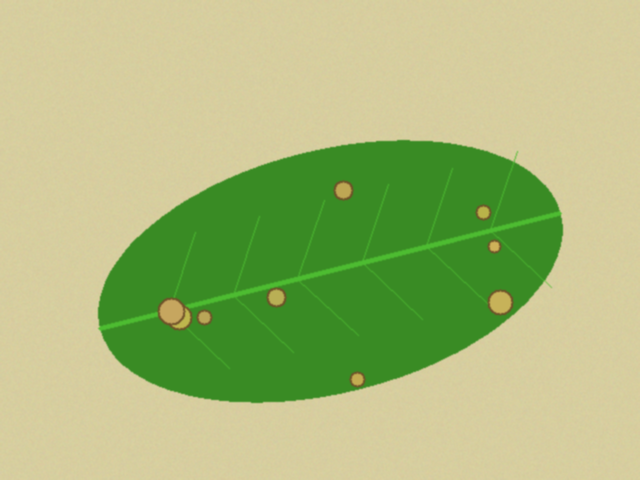
#> input picture data/sintetis/bersih/teh_041.png, 640 x 480 px, found by its file name
$ jupyter execute --allow-errors B3_histogram.ipynb
#> lines starting #> are read from the running program, lines starting #| are printed output that depends on the picture
### src/utils_cv.py
import cv2
import numpy as np
import matplotlib.pyplot as plt

def baca(path):
#> called with path = 'data/sintetis/citra/teh_041.png'
    img = cv2.imread(path)
#> img is the input picture: shape (480, 640, 3); mean B, G, R 122.8, 186.4, 169.2
    if img is None:
        raise FileNotFoundError(f"Citra tidak ditemukan: {path}")
    return img

def tampil(daftar, judul, baris=1, ukuran=(14, 4)):
    kolom = int(np.ceil(len(daftar) / baris))
    plt.figure(figsize=ukuran)
    for i, (im, jd) in enumerate(zip(daftar, judul)):
        plt.subplot(baris, kolom, i + 1)
        if im.ndim == 3:
            plt.imshow(cv2.cvtColor(im, cv2.COLOR_BGR2RGB))
        else:
            plt.imshow(im, cmap="gray", vmin=0, vmax=255)
        plt.title(jd)
        plt.axis("off")
    plt.tight_layout()

def kontras_bercak(kanal, mask_daun, mask_bercak):
    k = kanal.astype(np.float64)
    sehat = (mask_daun > 0) & (mask_bercak == 0)
    bercak = mask_bercak > 0
    if bercak.sum() == 0:
        return float("nan")
    return abs(k[bercak].mean() - k[sehat].mean()) / (k[sehat].std() + 1e-6)

def statistik(gray):
    return {
        "rerata": round(float(gray.mean()), 1),
        "simpangan_baku": round(float(gray.std()), 1),
        "min": int(gray.min()),
        "maks": int(gray.max()),
        "persen_gelap": round(100 * float((gray < 50).mean()), 1),
        "persen_terang": round(100 * float((gray > 205).mean()), 1)
    }

### notebook/B3_histogram.ipynb
### **BAGIAN 3 : HISTOGRAM DAN PERBAIKAN CITRA**

---

Tujuan bagian: membaca mutu citra dari histogram, menerapkan operasi titik serta
ekualisasi, dan memilih perbaikan yang benar-benar membantu pemisahan bercak, bukan
sekadar membuat citra tampak lebih indah.

[cell 1]
from google.colab import drive
import os
import sys

drive.mount('/content/drive')
BASE_DIR = "/content/drive/MyDrive/simuteh-1032"
os.chdir(BASE_DIR)
sys.path.append(os.path.join(BASE_DIR, "src"))

import cv2
import numpy as np
import pandas as pd
import matplotlib.pyplot as plt
from utils_cv import baca, tampil, kontras_bercak, statistik

[cell 2]
# 3.2 Diagnosis Mutu Citra 5 Kondisi Cahaya
from utils_cv import statistik, baca
import cv2
import pandas as pd
import matplotlib.pyplot as plt

# 1. Daftar 5 citra beda kondisi (Kelas Berat) dan 5 citra Kelas Ringan
citra_berat = ["teh_041.png", "teh_042.png", "teh_043.png", "teh_044.png", "teh_045.png"]
citra_ringan = ["teh_021.png", "teh_022.png", "teh_023.png", "teh_024.png", "teh_025.png"]

data_tabel = []

# --- PLOT HISTOGRAM KELAS BERAT (5 KONDISI CAHAYA) ---
plt.figure(figsize=(12, 5))
plt.subplot(1, 2, 1)
for nama in citra_berat:
    gray = cv2.cvtColor(baca(f"data/sintetis/citra/{nama}"), cv2.COLOR_BGR2GRAY)
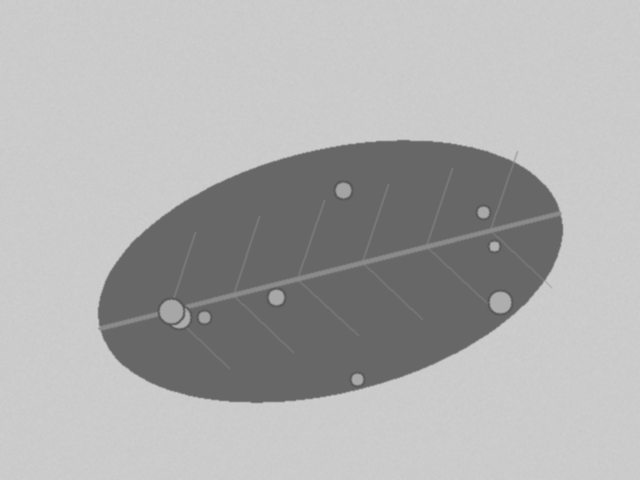
#> gray: shape (480, 640); min 85, max 207, mean 174.1
    stat = statistik(gray)
#> stat = {'rerata': 174.1, 'simpangan_baku': 44.7, 'min': 85, 'maks': 207, 'persen_gelap': 0, 'persen_terang': 0.1}
    stat["nama_file"] = nama
    data_tabel.append(stat)

    hist = cv2.calcHist([gray], [0], None, [256], [0, 256])
#> hist = 256 values, max 85171 at index 203, min 0 at index 0, mean 1200
    plt.plot(hist, label=nama)
#> pass 2 of the loop `for nama in citra_berat:`:
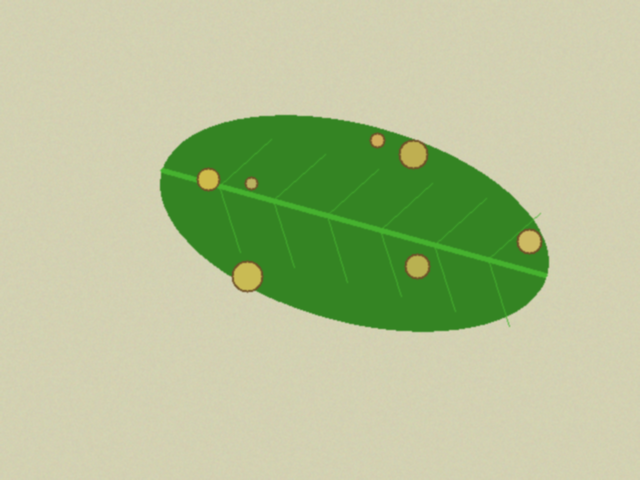
#> input picture data/sintetis/bersih/teh_042.png, 640 x 480 px, found by its file name
#> in baca, img is the input picture: shape (480, 640, 3); mean B, G, R 149.3, 193.7, 180.1
#> `gray = cv2.cvtColor(baca(f"data/sintetis/citra/{nama}"), cv2.COLOR_BGR..`:
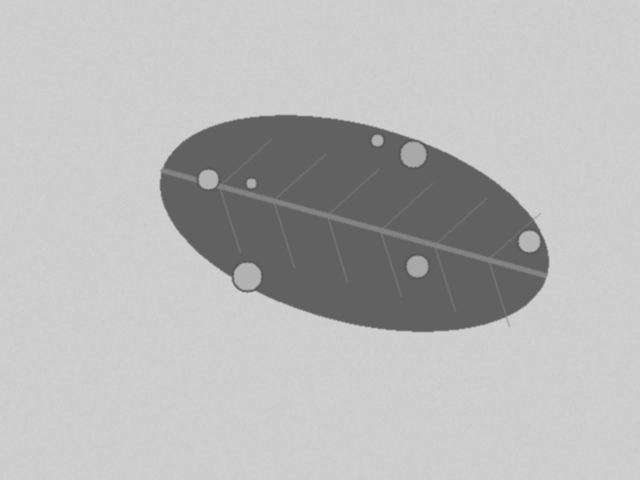
#> gray: shape (480, 640); min 86, max 209, mean 184.6
#> `stat = statistik(gray)`: stat = {'rerata': 184.6, 'simpangan_baku': 42.2, 'min': 86, 'maks': 209, 'persen_gelap': 0, 'persen_terang': 41.6}
#> `hist = cv2.calcHist([gray], [0], None, [256], [0, 256])`: hist = 256 values, max 89227 at index 206, min 0 at index 0, mean 1200
#> pass 3 of the loop `for nama in citra_berat:`:
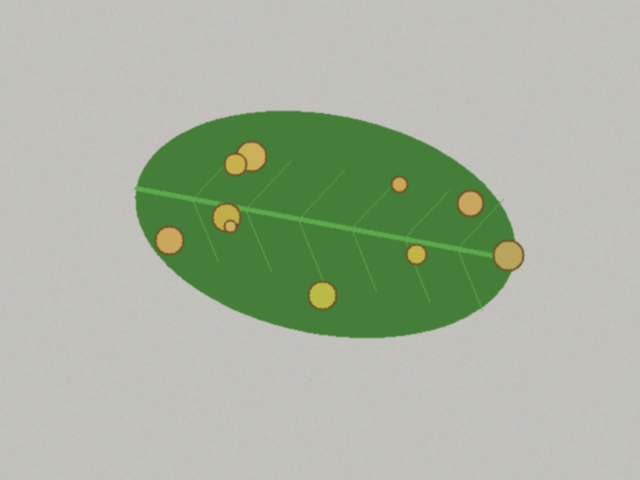
#> input picture data/sintetis/bersih/teh_043.png, 640 x 480 px, found by its file name
#> in baca, img is the input picture: shape (480, 640, 3); mean B, G, R 159.5, 178.8, 168.4
#> `gray = cv2.cvtColor(baca(f"data/sintetis/citra/{nama}"), cv2.COLOR_BGR..`:
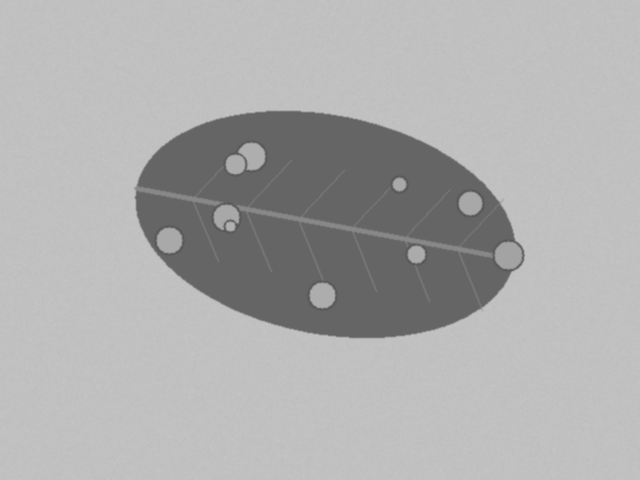
#> gray: shape (480, 640); min 84, max 196, mean 173.6
#> `stat = statistik(gray)`: stat = {'rerata': 173.6, 'simpangan_baku': 36.2, 'min': 84, 'maks': 196, 'persen_gelap': 0, 'persen_terang': 0}
#> `hist = cv2.calcHist([gray], [0], None, [256], [0, 256])`: hist = 256 values, max 93757 at index 192, min 0 at index 0, mean 1200
#> the loop made 5 passes; the first 3 are shown

plt.title("Histogram 5 Kondisi Cahaya (Kelas Berat)")
plt.xlabel("Intensitas Piksel")
plt.ylabel("Jumlah Piksel")
plt.legend()
plt.grid(True, alpha=0.3)

# --- PLOT HISTOGRAM KELAS RINGAN (teh_021 s.d. teh_025) ---
plt.subplot(1, 2, 2)
#> (the rest of this cell did not finish here and is left out)

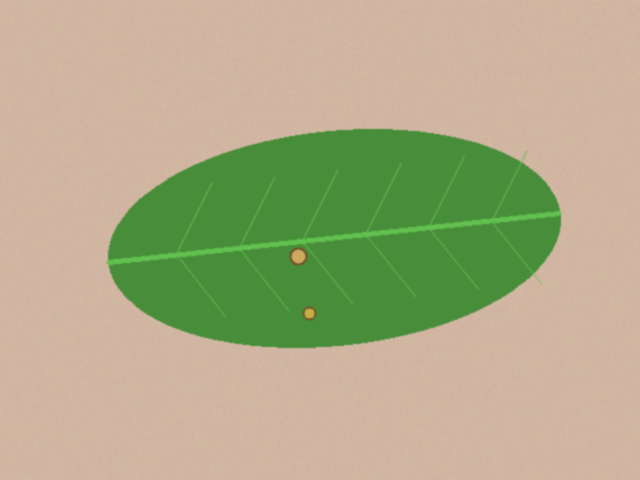
#> input picture data/sintetis/bersih/teh_021.png, 640 x 480 px, found by its file name
#> in baca, img is the input picture: shape (480, 640, 3); mean B, G, R 135.8, 172.1, 174.7
#> `gray = cv2.cvtColor(baca(f"data/sintetis/citra/{nama}"), cv2.COLOR_BGR..`:
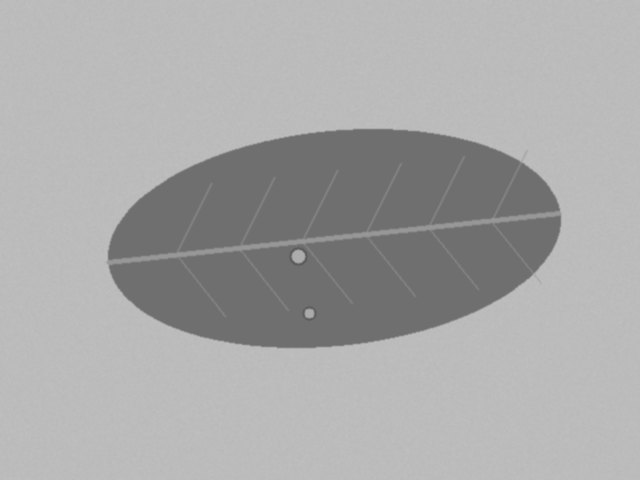
#> gray: shape (480, 640); min 91, max 191, mean 168.6
#> `stat = statistik(gray)`: stat = {'rerata': 168.6, 'simpangan_baku': 32.4, 'min': 91, 'maks': 191, 'persen_gelap': 0, 'persen_terang': 0}
#> `hist = cv2.calcHist([gray], [0], None, [256], [0, 256])`: hist = 256 values, max 90133 at index 187, min 0 at index 0, mean 1200
#> pass 2 of the loop `for nama in citra_ringan:`:
    stat = statistik(gray)
    stat["nama_file"] = nama
    data_tabel.append(stat)

    hist = cv2.calcHist([gray], [0], None, [256], [0, 256])
    plt.plot(hist, label=nama)

plt.title("Histogram Citra Kelas Ringan (teh_021 - teh_025)")
plt.xlabel("Intensitas Piksel")
plt.ylabel("Jumlah Piksel")
plt.legend()
plt.grid(True, alpha=0.3)

plt.tight_layout()
plt.savefig("hasil/b3_histogram_diagnosis.png")
plt.show()

# --- CETAK TABEL STATISTIK DIAGNOSIS ---
df_diag = pd.DataFrame(data_tabel)
print("=== Tabel Statistik Diagnosis Mutu Citra (Langkah 3.2) ===")
print(df_diag[["nama_file", "rerata", "simpangan_baku", "min", "maks", "persen_gelap", "persen_terang"]])

[cell 3]
# 3.3 Perbaikan Citra Kondisi Bayangan & Tabel KB

nama = "teh_045.png" # Kondisi bayangan
img = baca(f"data/sintetis/citra/{nama}")
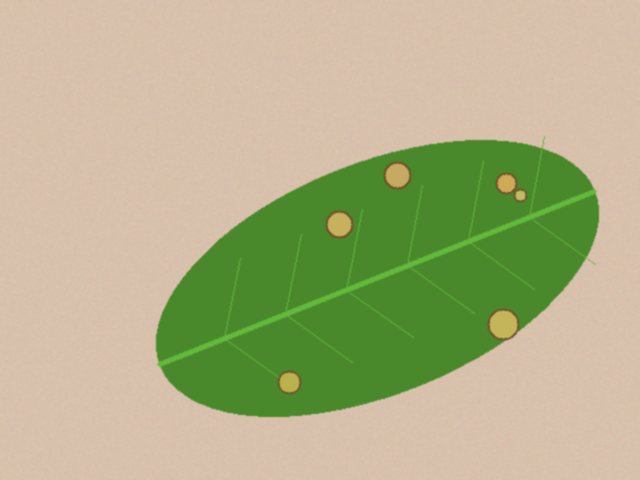
#> input picture data/sintetis/bersih/teh_045.png, 640 x 480 px, found by its file name
#> in baca, img is the input picture: shape (480, 640, 3); mean B, G, R 136.7, 177.8, 177.3
md = cv2.imread(f"data/sintetis/mask_daun/{nama}", 0)
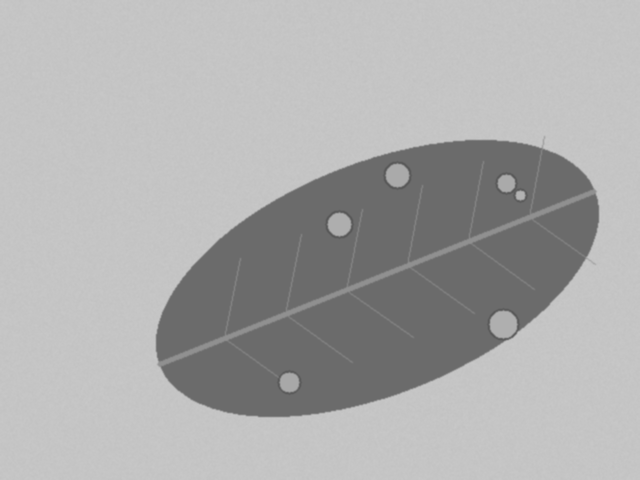
#> md: shape (480, 640); min 88, max 200, mean 172.5
mb = cv2.imread(f"data/sintetis/mask_bercak/{nama}", 0)
gray = cv2.cvtColor(img, cv2.COLOR_BGR2GRAY)

def gamma_lut(g):
    lut = np.array([255 * (i / 255) ** g for i in range(256)])
    return lut.clip(0, 255).astype(np.uint8)

rmin, rmax = np.percentile(gray, (2, 98))
#> rmin = 107; rmax = 199

hasil = {
    "asli": gray,
    "negatif": 255 - gray,
    "cerah+50": cv2.add(gray, 50),
    "kontras": cv2.convertScaleAbs(gray, alpha=1.5, beta=-40),
    "regang": np.clip((gray - rmin) / (rmax - rmin) * 255, 0, 255).astype(np.uint8),
    "gamma0.5": cv2.LUT(gray, gamma_lut(0.5)),
    "gamma1.8": cv2.LUT(gray, gamma_lut(1.8)),
    "ekualisasi": cv2.equalizeHist(gray),
    "CLAHE": cv2.createCLAHE(clipLimit=2.0, tileGridSize=(8, 8)).apply(gray)
}

data_kb = []
print("=== Kontras Bercak (KB) Citra Bayangan (teh_045) ===")
for nm, c in hasil.items():
    kb_val = kontras_bercak(c, md, mb)
    std_val = c.std()
    print(f"{nm:10s} | KB: {kb_val:.2f} | Std: {std_val:.1f}")
    data_kb.append({"Metode": nm, "KB": round(kb_val, 2), "Simpangan_Baku": round(std_val, 1)})
#> this loop made 9 passes
#> (nm, std_val) on passes 1 to 9: ('asli', 39.27), ('negatif', 39.27), ('cerah+50', 39.27), ('kontras', 58.71), ('regang', 108.5), ('gamma0.5', 25.6), ('gamma1.8', 46.68), ('ekualisasi', 72.24), ('CLAHE', 41.21)
#| asli       | KB: nan | Std: 39.3
#| negatif    | KB: nan | Std: 39.3
#| cerah+50   | KB: nan | Std: 39.3
#| kontras    | KB: nan | Std: 58.7
#| regang     | KB: nan | Std: 108.5
#| gamma0.5   | KB: nan | Std: 25.6
#| gamma1.8   | KB: nan | Std: 46.7
#| ekualisasi | KB: nan | Std: 72.2
#> (further printed lines are left out)
#> pass 2, in kontras_bercak (call 2), `k = kanal.astype(np.float64)`:
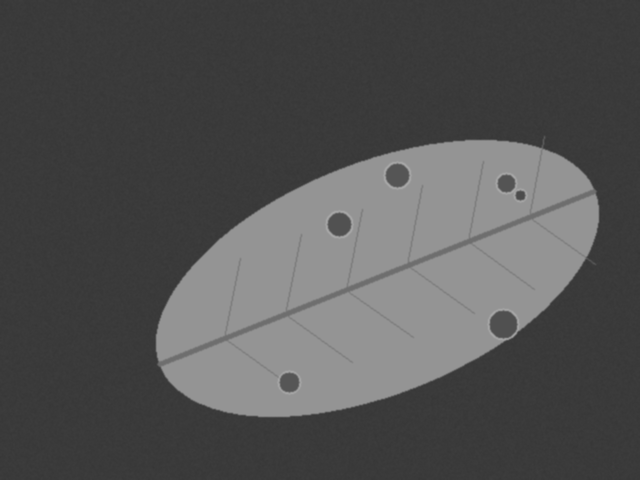
#> k: shape (480, 640) float64; min 54, max 167, mean 82.1
#> after the loop, data_kb = 9 items

# Plot visual perbandingan Asli vs Ekualisasi Global vs CLAHE
plt.figure(figsize=(15, 6))
metode_tampil = ["asli", "ekualisasi", "CLAHE"]
judul_tampil = ["Asli (Bayangan)", "Ekualisasi Global", "CLAHE (clip 2.0, tile 8x8)"]

for idx, (m, j) in enumerate(zip(metode_tampil, judul_tampil)):
    plt.subplot(2, 3, idx + 1)
    plt.imshow(hasil[m], cmap="gray")
    plt.title(j)
    plt.axis("off")

    plt.subplot(2, 3, idx + 4)
    plt.hist(hasil[m].ravel(), 256, [0, 256], color='blue', alpha=0.7)
    plt.xlabel("Intensitas")
    plt.ylabel("Jumlah Piksel")

plt.tight_layout()
plt.savefig("hasil/b3_perbandingan_clahe.png")
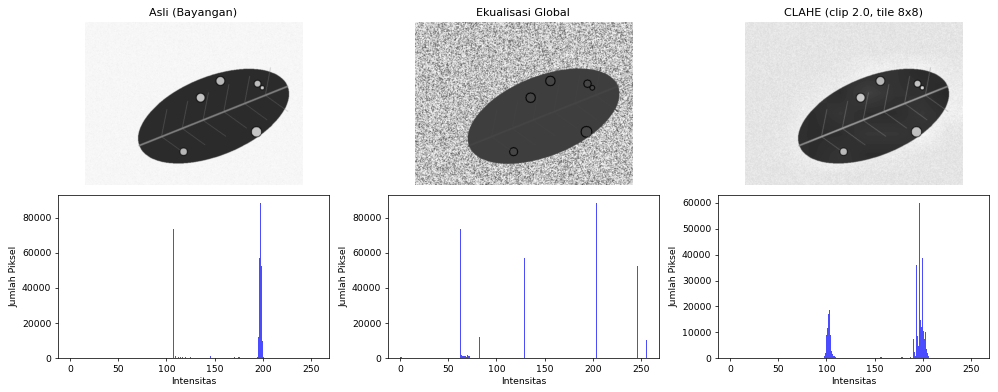
#> figure drawn by matplotlib, 6 panels; panel 2: tallest bar 88499 high, from x = 197 to 198; panel 4: tallest bar 88499 high, from x = 203 to 204; panel 6: tallest bar 60042 high, from x = 196 to 197
plt.show()

[cell 4]
# 3.4 Eksperimen Parameter CLAHE & CLAHE pada Citra Warna
print("=== EXPERIMEN PARAMETER CLAHE ===")
for clip in [1.0, 2.0, 4.0]:
    for tile in [4, 8, 16]:
        c = cv2.createCLAHE(clipLimit=clip, tileGridSize=(tile, tile)).apply(gray)
        print(f"clip={clip} tile={tile:2d} : KB={kontras_bercak(c, md, mb):.2f}")
#> this loop made 3 passes
#| clip=1.0 tile= 4 : KB=nan
#| clip=1.0 tile= 8 : KB=nan
#| clip=1.0 tile=16 : KB=nan
#| clip=2.0 tile= 4 : KB=nan
#| clip=2.0 tile= 8 : KB=nan
#| clip=2.0 tile=16 : KB=nan
#| clip=4.0 tile= 4 : KB=nan
#| clip=4.0 tile= 8 : KB=nan
#| clip=4.0 tile=16 : KB=nan

# CLAHE pada citra warna: Kanal V vs Tiap Kanal BGR
clahe = cv2.createCLAHE(clipLimit=2.0, tileGridSize=(8, 8))
hsv = cv2.cvtColor(img, cv2.COLOR_BGR2HSV)
#> hsv: shape (480, 640, 3); mean H, S, V 24.2, 85.1, 194.5
hsv[:, :, 2] = clahe.apply(hsv[:, :, 2])
#> hsv: shape (480, 640, 3); mean H, S, V 24.2, 85.1, 190.5
via_v = cv2.cvtColor(hsv, cv2.COLOR_HSV2BGR)

via_bgr = cv2.merge([clahe.apply(c) for c in cv2.split(img)])

tampil([img, via_v, via_bgr], ["Asli", "CLAHE Kanal V (HSV)", "CLAHE Tiap Kanal BGR"], baris=1, ukuran=(14, 4))
#> in tampil, `kolom = int(np.ceil(len(daftar) / baris))`: kolom = 3
#> the loop in tampil, `for i, (im, jd) in enumerate(zip(daftar, judul)):` made 3 passes
#> jd on passes 1 to 3: 'Asli', 'CLAHE Kanal V (HSV)', 'CLAHE Tiap Kanal BGR'
plt.savefig("hasil/b3_clahe_warna.png")
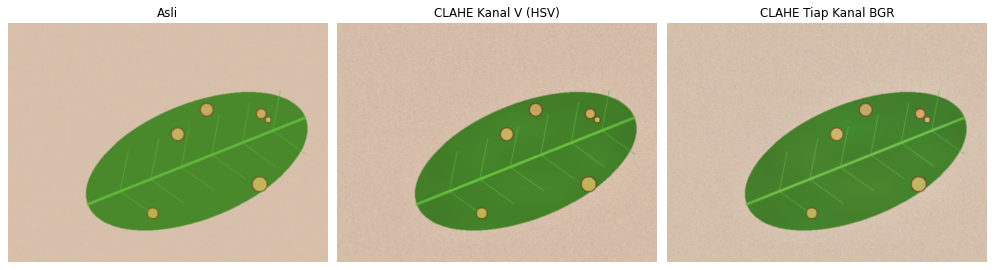
#> figure drawn by matplotlib, 3 panels
plt.show()
